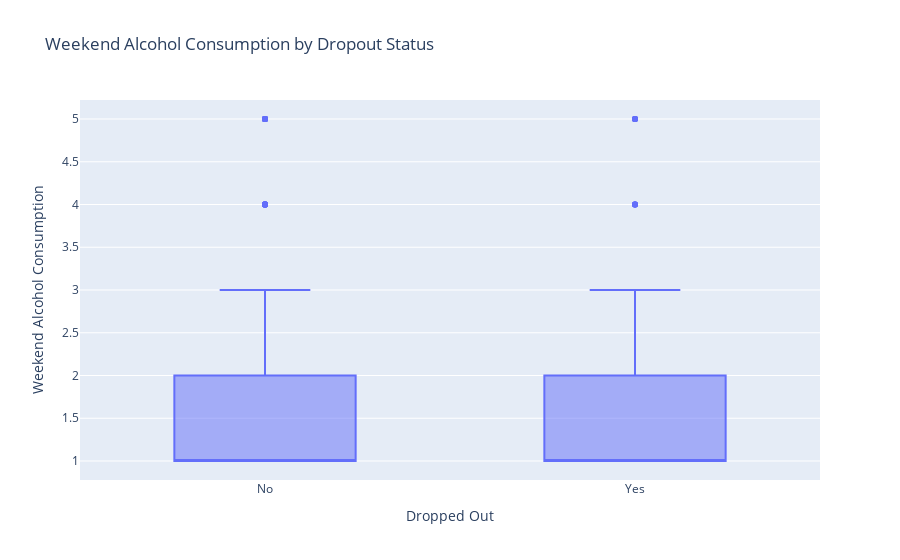
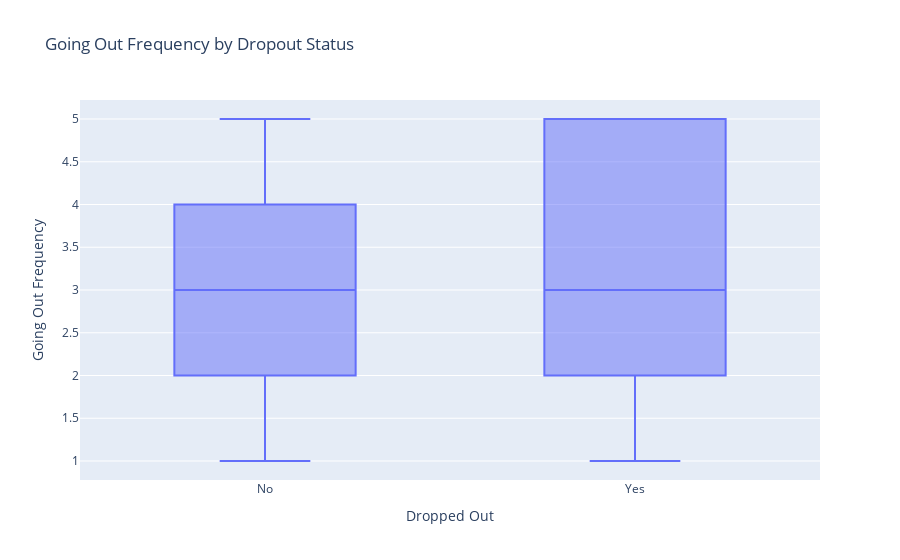

Notebook cell for these charts, in order:
### Code cell
import plotly.express as px

# Create a box plot for Weekend Alcohol Consumption
fig1 = px.box(table_data, 
               x='Dropped_Out', 
               y='Weekend_Alcohol_Consumption', 
               title='Weekend Alcohol Consumption by Dropout Status',
               labels={'Dropped_Out': 'Dropped Out', 'Weekend_Alcohol_Consumption': 'Weekend Alcohol Consumption'})

fig1.show()

# Create a box plot for Going Out Frequency
fig2 = px.box(table_data, 
               x='Dropped_Out', 
               y='Going_Out', 
               title='Going Out Frequency by Dropout Status',
               labels={'Dropped_Out': 'Dropped Out', 'Going_Out': 'Going Out Frequency'})

fig2.show()

### Figure 1 — Plotly figure (JSON) as saved in the notebook; plotly's stock layout.template omitted (floating-point values rounded to 4 significant figures; data arrays with more than 128 entries replaced by an {"elided": "..."} marker saying what was removed)
{"data": [{"alignmentgroup": "True", "hovertemplate": "Dropped Out=%{x}<br>Weekend Alcohol Consumption=%{y}<extra></extra>", "legendgroup": "", "marker": {"color": "#636efa"}, "name": "", "notched": false, "offsetgroup": "", "orientation": "v", "showlegend": false, "type": "box", "x": {"elided": "649 str values"}, "x0": " ", "xaxis": "x", "y": {"elided": "649 int values"}, "y0": " ", "yaxis": "y"}], "layout": {"boxmode": "group", "legend": {"tracegroupgap": 0}, "title": {"text": "Weekend Alcohol Consumption by Dropout Status"}, "xaxis": {"anchor": "y", "domain": [0, 1], "title": {"text": "Dropped Out"}}, "yaxis": {"anchor": "x", "domain": [0, 1], "title": {"text": "Weekend Alcohol Consumption"}}}}

### Figure 2 — Plotly figure (JSON) as saved in the notebook; plotly's stock layout.template omitted (floating-point values rounded to 4 significant figures; data arrays with more than 128 entries replaced by an {"elided": "..."} marker saying what was removed)
{"data": [{"alignmentgroup": "True", "hovertemplate": "Dropped Out=%{x}<br>Going Out Frequency=%{y}<extra></extra>", "legendgroup": "", "marker": {"color": "#636efa"}, "name": "", "notched": false, "offsetgroup": "", "orientation": "v", "showlegend": false, "type": "box", "x": {"elided": "649 str values"}, "x0": " ", "xaxis": "x", "y": {"elided": "649 int values"}, "y0": " ", "yaxis": "y"}], "layout": {"boxmode": "group", "legend": {"tracegroupgap": 0}, "title": {"text": "Going Out Frequency by Dropout Status"}, "xaxis": {"anchor": "y", "domain": [0, 1], "title": {"text": "Dropped Out"}}, "yaxis": {"anchor": "x", "domain": [0, 1], "title": {"text": "Going Out Frequency"}}}}
